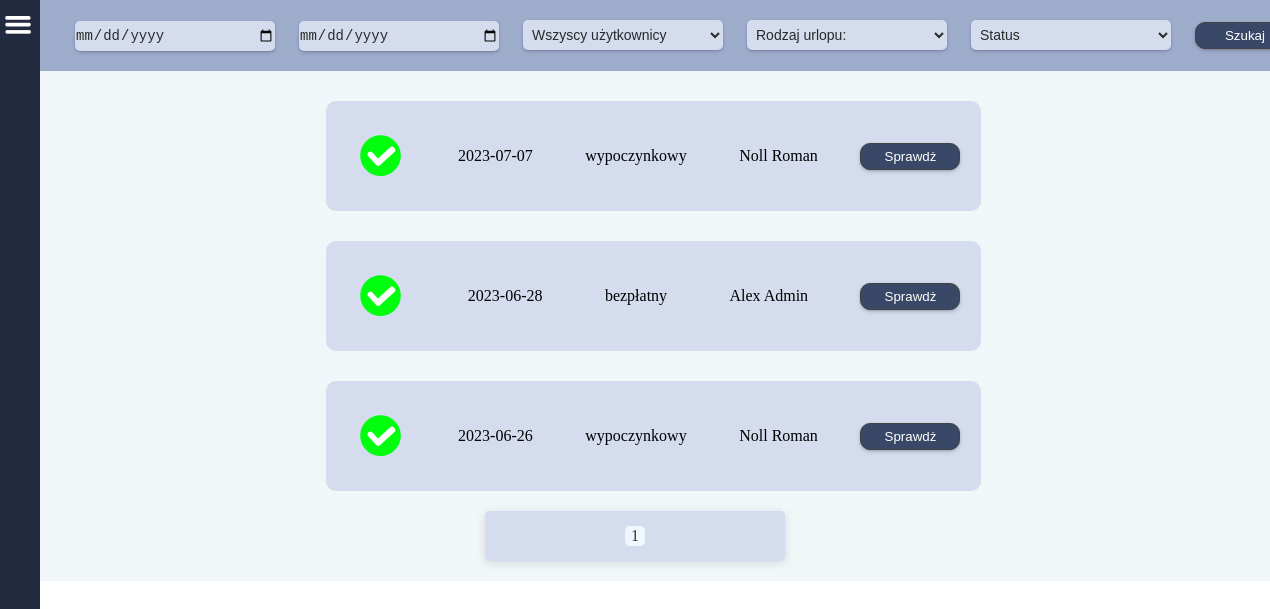
The page /allVacationRequests/ (signed in) on the database as committed earlier.
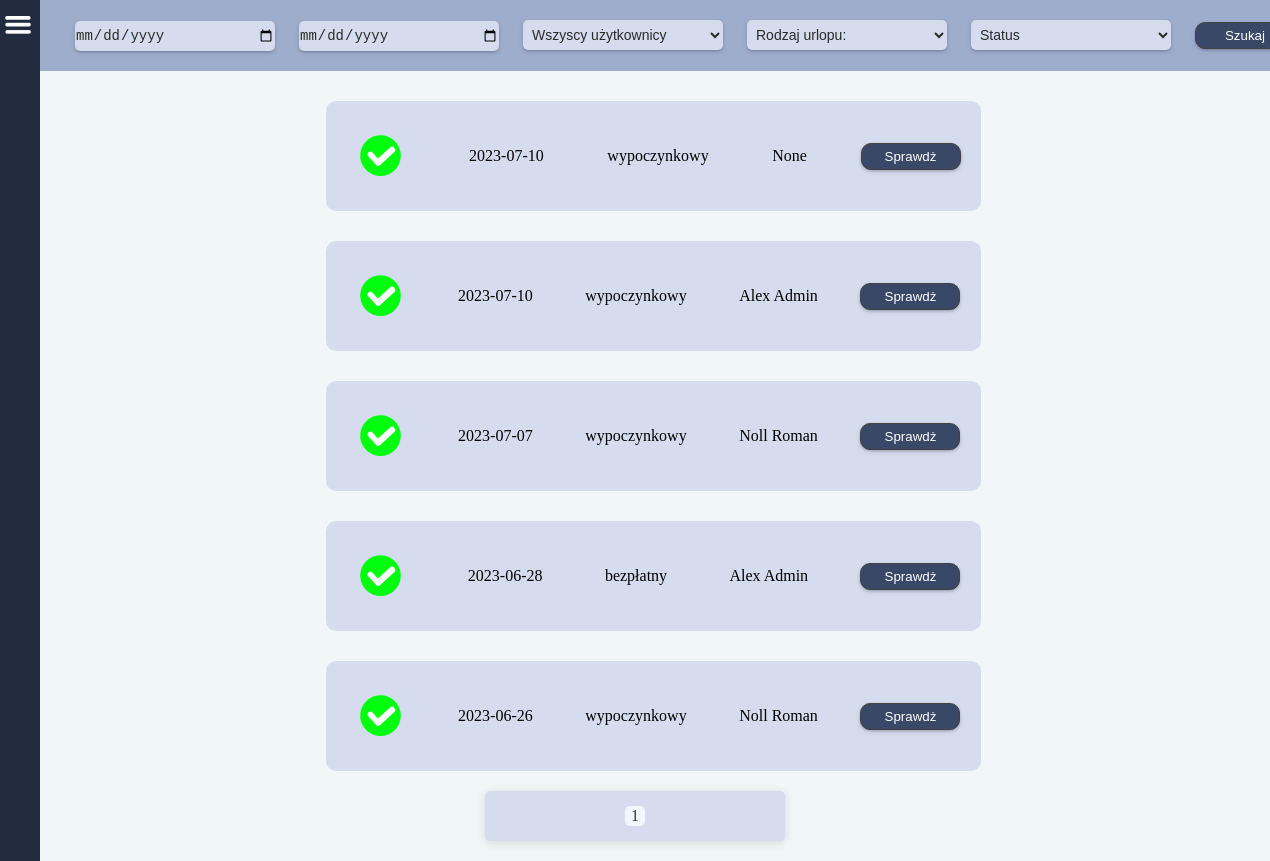
The same page on the database as committed later.
### main/models.py (models this page shows, shortened)
class VacationRequest(models.Model):
    v_request = models.ForeignKey(
        Vacations,
        on_delete=models.CASCADE,
    )

class Vacations(models.Model):
    user = models.ForeignKey(
        CustomUser,
        related_name='user',
        on_delete=models.SET_NULL,
        null=True,
        )
    username = models.CharField(
        null=True,
        max_length=50,
        verbose_name='Imię użytkownika',
    )
    year = models.CharField(
        default='0000',
        max_length=4,
        verbose_name='Rok',
    )
    date = models.CharField(
        default='00-00-0000',
        max_length=10,
        verbose_name='Data',
    )
    v_from = models.CharField(
        default='00-00-0000',
        max_length=10,
        verbose_name='Od',
    )
    v_to = models.CharField(
        default='00-00-0000',
        max_length=10,
        verbose_name='Do',
    )
    type = models.CharField(
        null=True,
        max_length=50,
        verbose_name='Typ urlopu',
    )
    actually_days_to_use = models.IntegerField(
        default=0,
        verbose_name='Faktyczny urlop według przepracowanych dni',
    )
    days_used_in_current_year = models.IntegerField(
        default=0,
        verbose_name='Użyto w bieżącym roku',
    )
    days_to_use_in_last_year = models.IntegerField(
        default=0,
        verbose_name='Do użycia w poprzednim roku',
    )
    days_used_in_last_year = models.IntegerField(
        default=0,
        verbose_name='Użyto w poprzednim roku',
    )
    days_planned = models.IntegerField(
        null=True,
        verbose_name='Zaplanowany urlop',
    )
    consideration = models.BooleanField(
        default=False,
        verbose_name='Rozpatrywanie',
    )
    accepted = models.BooleanField(
        default=False,
        verbose_name='Akceptacja',
    )

### users/models.py (models this page shows, shortened)
class CustomUser(AbstractBaseUser, PermissionsMixin):
    acceptation = models.BooleanField(
        _('Zatwierdź'),
        default=False,
    )
    username = models.CharField(
        _('Użytkownik'),
        null=True,
        max_length= 255,
        )
    email = models.EmailField(_("email"), unique=True)
    fp_token = models.CharField(
        null=True,
        max_length=192,
        unique=True,
    )
    birthday = models.CharField(
        _('Data urodzenia'),
        null=True,
        max_length= 55,
        )
    birthplace = models.CharField(
        _('Miejsce urodzenia'),
        null=True,
        max_length= 255,
        )
    workplace = models.CharField(
        _('Miejsce pracy'),
        null=True,
        max_length= 255,
        )
    religion = models.CharField(
        _('Religia'),
        null=True,
        max_length= 255,
        )
    insurance_number = models.CharField(
        _('Numer ubezpieczenia'),
        null=True,
        max_length= 255,
        )
    tax_number = models.CharField(
        _('Numer podatkowy'),
        null=True,
        max_length= 255,
        )
    adress_pl = models.CharField(
        _('Adres w Polsce'),
        null=True,
        max_length= 255,
        )
    adress_de = models.CharField(
        _('Adres w Niemczech'),
        null=True,
        max_length= 255,
        )
    profession = models.CharField(
        _('Zawód'),
        null=True,
        max_length= 255,
        )
    position = models.CharField(
        _('Stanowisko (pracuje w)'),
        null=True,
        max_length= 255,
        )
    internal_tax_number = models.CharField(
        _('Wewnętrzny numer podatkowy'),
        null=True,
        max_length= 255,
        )
    nfz_name = models.CharField(
        _('NFZ - nazwa'),
        null=True,
        max_length= 255,
        )
    nfz_adress = models.CharField(
        _('NFZ - adres'),
        null=True,
        max_length= 255,
        )
    phone_number = models.CharField(
        _('Telefon'),
        null=True,
        max_length= 255,
        )
    bank = models.CharField(
        _('Nazwa banku'),
        null=True,
        max_length= 255,
        )
    bic_swift = models.CharField(
        _('BIC/SWIFT'),
        null=True,
        max_length= 255,
        )
    bank_account = models.CharField(
        _('Konto i właściciel'),
        null=True,
        max_length= 255,
        )
    health_insurance_de = models.CharField(
        _('Ubezpieczenie w Niemczech'),
        null=True,
        max_length= 255,
        )
    health_insurance_de_number = models.CharField(
        _('KK VersNr'),
        null=True,
        max_length= 255,
        )
    shoe_size = models.CharField(
        _('Rozmiar buta'),
        null=True,
        max_length= 255,
        )
    growth = models.CharField(
        _('Wzrost'),
        null=True,
        max_length= 255,
        )
    work_clothes = models.CharField(
        _('Ubranie robocze'),
        null=True,
        max_length= 255,
        )
    rights = models.CharField(
        _('Uprawnienia'),
        null=True,
        max_length= 255,
        )
    payment = models.FloatField(
        _('Stawka za godzinę'),
        default=0
    )
    vacations_days_quantity = models.IntegerField(
        _('Ilość przysługujących dni urlopu'),
        default=0,
    )
    vacations_days_quantity_de = models.IntegerField(
        _('Ilość przysługujących dni urlopu'),
        default=0,
    )
    vacacions_on_demand = models.IntegerField(
        _('Ilość dni urlopu na żądanie'),
        default=4,
    )
    cares_vacations = models.IntegerField(
        _('Ilość dni urlopu opiekuńczego'),
        default=5,
    )
    force_majeure_vacations = models.IntegerField(
        _('Ilość godzin urlopu z powodu siły wyższej'),
        default=16,
    )
    compassionate_vacations = models.IntegerField(
        _('Ilość dni urlopu okolicznościowego'),
        default=2,
    )
    last_year_vacations_days_quantity = models.IntegerField(
        _('Ilość przysługujących dni urlopu za zeszły rok'),
        default=0,
    )
    last_year_vacations_days_quantity_de = models.IntegerField(
        _('Ilość przysługujących dni urlopu za zeszły rok'),
        default=0,
    )
    days_to_use_in_current_year = models.IntegerField(
        _('Do użycia w bieżącym roku'),
        default=0,
    )
    days_to_use_in_current_year_de = models.IntegerField(
        _('Do użycia w bieżącym roku'),
        default=0,
    )
    is_staff = models.BooleanField(default=False)
    is_active = models.BooleanField(default=True)
    date_joined = models.DateTimeField(
        _('Data rejestracji'),
        default=timezone.now,
        )
    USERNAME_FIELD = "email"
    EMAIL_FIELD = "email"
    REQUIRED_FIELDS = []
    objects = CustomUserManager()
    def __str__(self):
        return self.username

### main/views.py (the view, shortened to what this page needs)
# urls.py: path('allVacationRequests/', allVacationRequests, name='allVacationRequests'),
def allVacationRequests(request):
    reqs = VacationRequest.objects.all().order_by('-v_request__id')
    users = CustomUser.objects.all().values('username')
    types = [
        'wypoczynkowy',
        'bezpłatny',
    ]
    paginator = Paginator(reqs, 10)
    page_number = request.GET.get('page')
    reqs = paginator.get_page(page_number)
    context = {
       'reqs': reqs,
       'users': users,
       'types': types,
    }
    return render(request, 'all_vacation_requests.html', context)

### main/templatetags/vacation_requests.py (called while the page is built)
@register.simple_tag
def request_quantity():
    reqs = VacationRequest.objects.all().order_by('-v_request__id')
    count = 0
    for r in reqs:
        if r.v_request.consideration is True:
            count += 1
    return count

### main/templates/all_vacation_requests.html (shortened to what this page needs)
{% extends 'base.html' %}
{% load static %}
    {% block content %}
    <div class="filter-container">
        <form method="POST">
            <input class="input_" name="sorted_from" id="datetimepicker" type="date" value="date">
            <input class="input_" name="sorted_to" id="datetimepicker" type="date" value="date">
            <select class="input_"  name="user" placeholder="Pracownicy">
                <option disabled selected value="">Wszyscy użytkownicy</option>
            </select>
            <select class="input_"  name="type">
                <option disabled selected value="">Rodzaj urlopu:</option>
            </select>
            <select class="input_"  name="status">
                <option disabled selected value="">Status</option>
            </select>
            <button class="btn"><p class="btn-title">Szukaj</p></button>
        </form>
    </div>
        {% for r in reqs %}
            <div class="cwo_cont">
                <div class="req_vacations_container">
                    <div class="vacations_mini">
                        {% if r.v_request.consideration is True %}
                            <img src="{% static 'images/question.png' %}" width="50" height="50">
                        {% elif r.v_request.accepted is True %}
                            <img src="{% static 'images/accept.png' %}" width="50" height="50">
                        {% elif r.v_request.accepted is False %}
                            <img src="{% static 'images/close.png' %}" width="50" height="50">
                        {% endif %}
                    </div>
                    <div class="vacations_mini">
                        <p>{{ r.v_request.date }}</p>
                    </div>
                    <div class="vacations_mini">
                        <p>{{ r.v_request.type }}</p>
                    </div>
                    <div class="vacations_mini">
                        <p>{{ r.v_request.user }}</p>
                    </div>
                    <button class="btn">
                        <a href="{% url 'vacationRequest' r.v_request.id %}"><p class="btn-title">Sprawdż</p></a>
                    </button>
                </div>
            </div>
            {% endfor %}
            <div class="pagination">
                <span class="step-links">
                    <span class="current-page"><p>{{ reqs.number }}</p></span>
                </span>
            </div>
    {% endblock %}

Rows that differ between the two databases and show on the page:
added VacationRequest: v_request "2023-07-10", v_request.type "wypoczynkowy", v_request.user "None"
added VacationRequest: v_request "2023-07-10", v_request.type "wypoczynkowy", v_request.user "Alex Admin"
